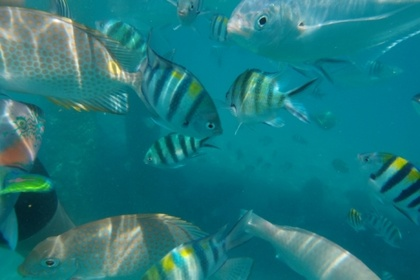
%> input picture uws0150 (2).JPG, 420 x 280 px, shrunk from 500 x 333 before the run
$ octave psnrVeMse.m   (GNU Octave 9; MATLAB toolbox functions it lacks are replaced by stand-ins)
%> lines starting %> are read from the running program, lines starting %| are printed output that depends on the picture; long printed decimals are rounded
 resim=imread('C:\Users\ben burak\Desktop\uws0150 (2).JPG');
%> resim is the input picture: size 280x420x3 uint8; mean R, G, B 28.8, 120.1, 126
 griResim=rgb2gray(resim);
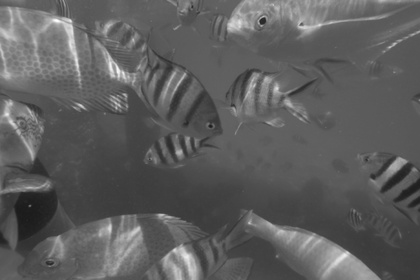
%> griResim: size 280x420 uint8; min 26, max 254, mean 93.4
 J = histeq(griResim);
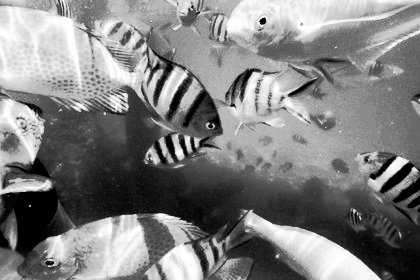
%> J: size 280x420 uint8; min 0, max 255, mean 127.7


% int64 kullanmamýzýn sebebi resimler uint8 veri tipinde olduðundan max 255
% deðerini alabiliyorlar biz daha büyük sayýlarla oynuyacaðýmýzdan bu
% dönüþüm yapýldý

% Ayrýca sonuc deðeri double'a cast edildi aksi halde en yakýn tam sayýya
% yuvarlama yapýyordu ve doðru sonuç üretmiyordu.


% % % % % % % % % % % MSE DEÐERÝ HESAPLAMA % % % % % % % % % %
sonuc=0;
for i=1:size(resim,1)
    for j=1:size(resim,2)
        temp=int64(J(i,j))-int64(griResim(i,j));
        temp=temp*temp;
        sonuc=sonuc+temp;

    end
end
%> after the loop, sonuc = 440717571

fprintf('Sonuc degeri: %d\n',sonuc);
%| Sonuc degeri: 440717571

boyut=size(resim,1)*size(resim,2);
%> boyut = 117600

dSonuc=cast(sonuc,'double');
%> dSonuc = 440717571
mse=dSonuc/boyut;
%> mse = 3747.6

fprintf('MSE degeri: %f\n',mse);
%| MSE degeri: 3747.598


% % % % % % % % % % PSNR DEÐERÝ HESAPLAMA % % % % % % % % % %

maxDeger=255;

maxDeger=maxDeger*maxDeger;
tut=maxDeger/mse;
%> tut = 17.35

psnr=10*log10(tut);
%> psnr = 12.39

fprintf('PSNR degeri: %f\n',psnr);
%| PSNR degeri: 12.393
